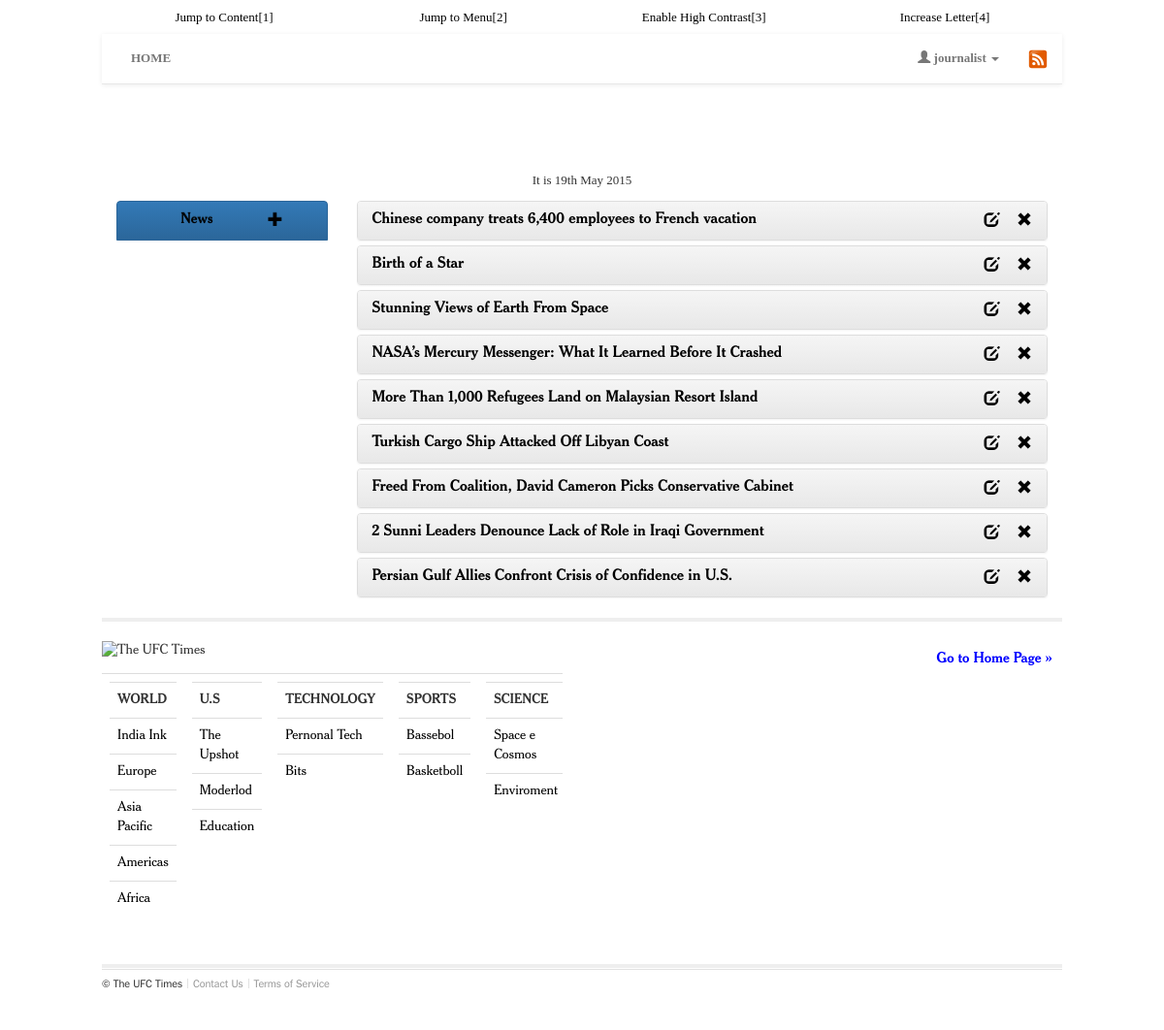
Page /newspaper/userAuthenticated/ (signed in) on the earlier database version.
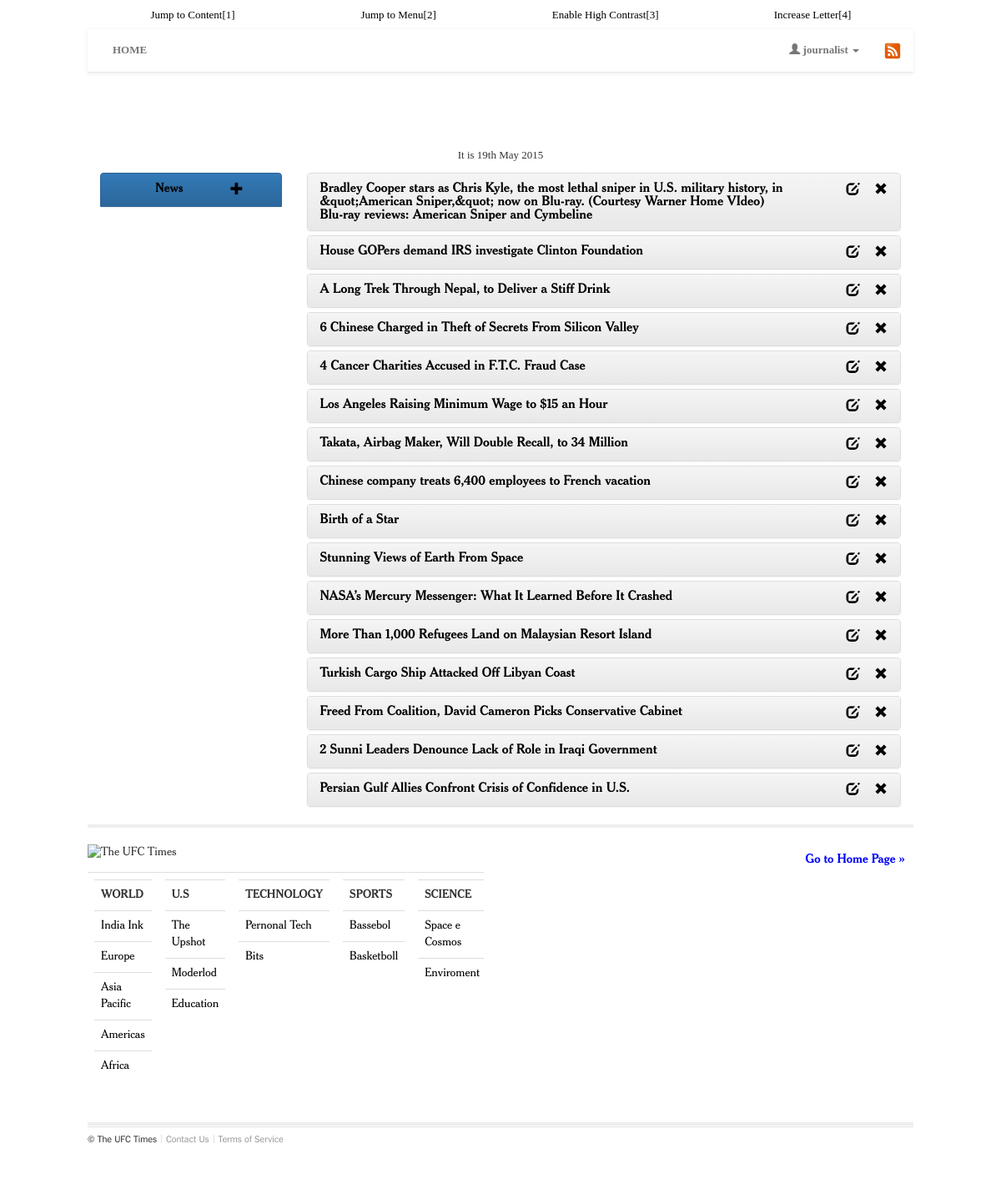
Same page on the later database version.
### newspaper/models/news.py (models this page shows, shortened)
class News(models.Model):
	title = models.CharField(max_length=500, verbose_name=_("Title"), )
	subtitle = models.TextField(verbose_name=_("Subtitle"), null=False, blank=False, )
	description = models.TextField(verbose_name=_("Description"), )
	author = models.ForeignKey("newspaper.Journalist", verbose_name=_("Author"), on_delete=models.CASCADE, )
	dating_news = models.DateTimeField(default=datetime.now,verbose_name=_("Dating News"), )
	subsection = models.ForeignKey("newspaper.SubSection", verbose_name=_("SubSection"), on_delete=models.CASCADE, )
	image = models.ImageField(verbose_name=_("Image"),upload_to = 'documents/imagen/news/%Y/%m/%d/', null=True, blank=True, default=None)
	video = models.FileField(verbose_name=_("Video"), upload_to = 'documents/video/news/%Y/%m/%d', null=True, blank=True,)
	comments = models.ManyToManyField('newspaper.Comment', verbose_name=_("Comments"), null=True, blank=True)
	class Meta:
		ordering = ['-dating_news']
		verbose_name = _("News")
		verbose_name_plural = _("News")

### newspaper/models/section.py (models this page shows, shortened)
class Section(models.Model):
	title = models.CharField(max_length=50, verbose_name=_("Title"), )
	image = models.ImageField(verbose_name=_("Image"),upload_to = 'documents/imagen/section/%Y/%m/%d', null=True, blank=True, default=None)
	class Meta:
		ordering = ['-title']
		verbose_name = _("Section")
		verbose_name_plural = _("Sections")
	def getSubSections(self):
		try:
			return SubSection.objects.filter(sections = self.id)
		except:
			return []

### newspaper/models/subsection.py (models this page shows, shortened)
class SubSection(models.Model):
	title = models.CharField(max_length=50, verbose_name=_("Title"), )
	description = models.TextField(verbose_name=_("Description"), null=True, blank=True)
	image = models.ImageField(verbose_name=_("Image"),upload_to = 'documents/imagen/subsection/%Y/%m/%d', null=True, blank=True, default=None)
	sections = models.ManyToManyField("newspaper.Section", verbose_name=_("Sections"))
	class Meta:
		ordering = ['-title']
		verbose_name = _("SubSection")
		verbose_name_plural = _("SubSections")

### newspaper/views/userAuthenticated/manager.py (the view, shortened to what this page needs)
def manager(request, id_section = None, id_subsection = None, message = None):
	if not request.user.has_perm('newspaper.access_manager'):
		message = Message(TextMessage.USER_NOT_PERMISSION, TypeMessage.ERROR)
		return home(request,None, None, message)
	news = News.objects.all()
	sections = Section.objects.all()
	if request.user.has_perm('newspaper.keep_journalist'):
		journalists = Journalist.objects.all()
	if id_section == None and id_subsection == None:
		news = News.objects.all()
	return render(request, 'newspaper/userAuthenticated/manager.html', locals())

### newspaper/templates/newspaper/userAuthenticated/manager.html (shortened to what this page needs)
{% extends 'newspaper/user/home.html' %}
{% load i18n %}
{% load humanize %}
{% block container %}
<div class="container-fluid">
<div class="row">
	<div class="col-xs-12 col-sm-3 col-md-3 col-lg-3">
		{%  block left %}
			{% if perms.newspaper.keep_news or perms.newspaper.delete_news %}
				{% include "newspaper/userAuthenticated/news/optionNews.html" %}
			{% endif %}
		{% endblock %}
	</div>
	<div class="col-xs-12 col-sm-9 col-md-9 col-lg-9">
		{% block right %}
			{% include "newspaper/userAuthenticated/news/_render_list_news.html" %}
		{% endblock %}
	</div>
</div>
</div>
{% endblock %}

### newspaper/templates/newspaper/userAuthenticated/news/_render_list_news.html (shortened to what this page needs)
{% load i18n %}
{% load humanize %}
<div class="panel-group" id="accordion">
	{% for i in news %}
	<div class="panel panel-default">
		<div class="panel-heading">
	      	<h4 class="panel-title">
	      		<div class="row">
		      		<div class="col-xs-10 col-md-10 text-left">
				        <a data-toggle="collapse" data-parent="#accordion" href="#collapseNews2{{ i.id}}">
				       		{{ i.title }}
				        </a>
			    	</div>
			        <div class="col-xs-2 col-md-2 text-right">
			        	{% if perms.newspaper.keep_news %}
			        	<a href="/newspaper/userAuthenticated/manager/news/edit/{{i.id}}/">
			        		<span class="glyphicon glyphicon-edit"></span>
			        	</a>
			        	{% endif %}
			        	<a href="/newspaper/userAuthenticated/manager/news/rem/{{i.id}}/">
							<span class="glyphicon glyphicon-remove"></span>
			        	</a>
					</div>
				</div>
	    	</h4>
		</div>
	</div>
	{% endfor %}
</div>

### newspaper/templates/newspaper/_footer.html
{% load i18n %}
<div class="container-fluid">
	<div class="row">
	<hr class="divider">
		<header class="section-header">
			<p class="section-heading" style="position: relative; margin-top: 20px;">
				<h3>
					<a class="user-action text-right img-float-right" href="#home" style="color: blue;">{% trans "Go to Home Page" %} »</a>
				</h3>
				<image border="0" alt="The UFC Times" src="/static/newspaper/img/logos/logo-footer.png" xlink:href="/static/newspaper/img/logos/logo-footer.png" height="26" width="185" title="{% trans "Logo Site" %}"/>
			</p>
		</header>
		<div class="table-responsive">
		<table class="table">
			<tr>
			{% for i in sections %}
				<td>
					<div class="table-responsive">
						<table class="table">
							<tr>
								<td class="table-title">{{ i.title|upper }}</td>
							</tr>
							{% for k in i.getSubSections %}
							<tr>
								<td>
									<a href="/newspaper/{{ i.id }}/{{ k.id }}/">
									{{ k.title }}
									</a>
								</td>
							</tr>
							{% endfor %}
						</table>
					</div>
				</td>
			{% endfor %}
			</tr>
		</table>
		</div>
	<hr class="divider">
	<footer role="contentinfo" class="page-footer" id="page-footer">
		<nav>
			 <ul>
				 <li>
				 	&copy; <span itemprop="name"> The UFC Times </span>
				</li>
				<li class="wide-viewport-item">
					<a href="#" >{% trans "Contact Us" %}
					</a>
				</li>
				<li>
					<a itemprop="usageTerms" href="#">
						{% trans "Terms of Service" %}
					</a>
				</li>
			 </ul>
		</nav>
		</footer>
	</div>
</div>

Differences in the rows shown:
added News: title "Bradley Cooper stars as Chris Kyle, the most lethal sniper in U.S. military history, in &quot;American Sniper,&quot; now on Blu-ray. (Courtesy Warner Home VIdeo) Blu-ray reviews: American Sniper and Cymbeline"
added News: title "House GOPers demand IRS investigate Clinton Foundation"
added News: title "A Long Trek Through Nepal, to Deliver a Stiff Drink"
added News: title "6 Chinese Charged in Theft of Secrets From Silicon Valley"
added News: title "4 Cancer Charities Accused in F.T.C. Fraud Case"
added News: title "Los Angeles Raising Minimum Wage to $15 an Hour"
added News: title "Takata, Airbag Maker, Will Double Recall, to 34 Million"
